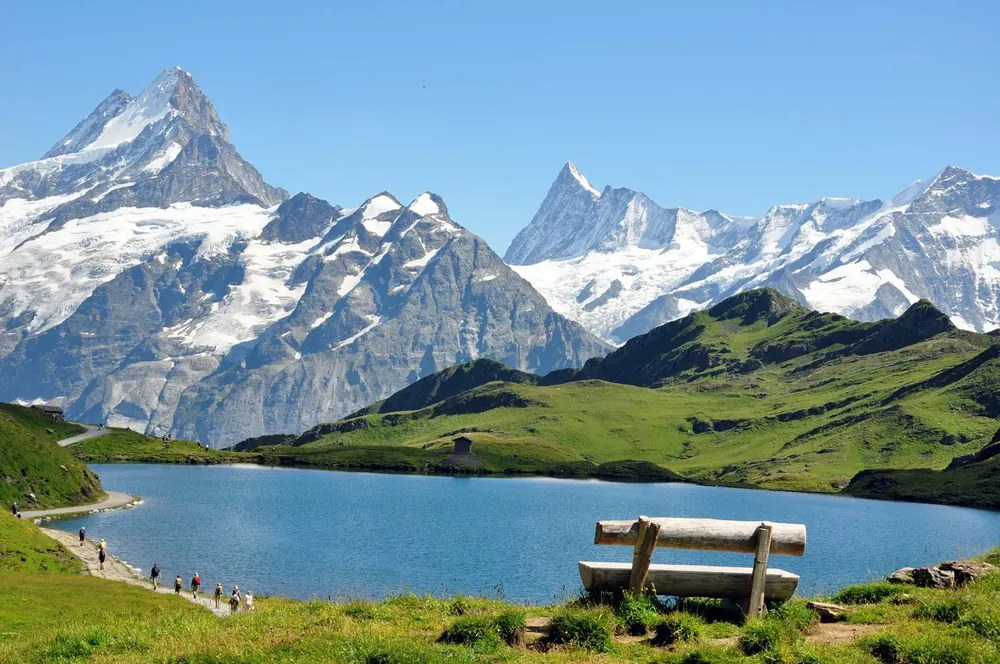
#> input picture Filtering&Bluring/Alps-Switzerland.webp, 1000 x 664 px, shrunk from 1600 x 1063 before the run, found by its file name
$ python median_b.py
#> lines starting #> are read from the running program, lines starting #| are printed output that depends on the picture
import cv2

image = cv2.imread("Filtering&Bluring\Alps-Switzerland.webp")
#> image is the input picture: shape (664, 1000, 3); mean B, G, R 156.6, 148.8, 119.8

blurred = cv2.medianBlur(image, 9)
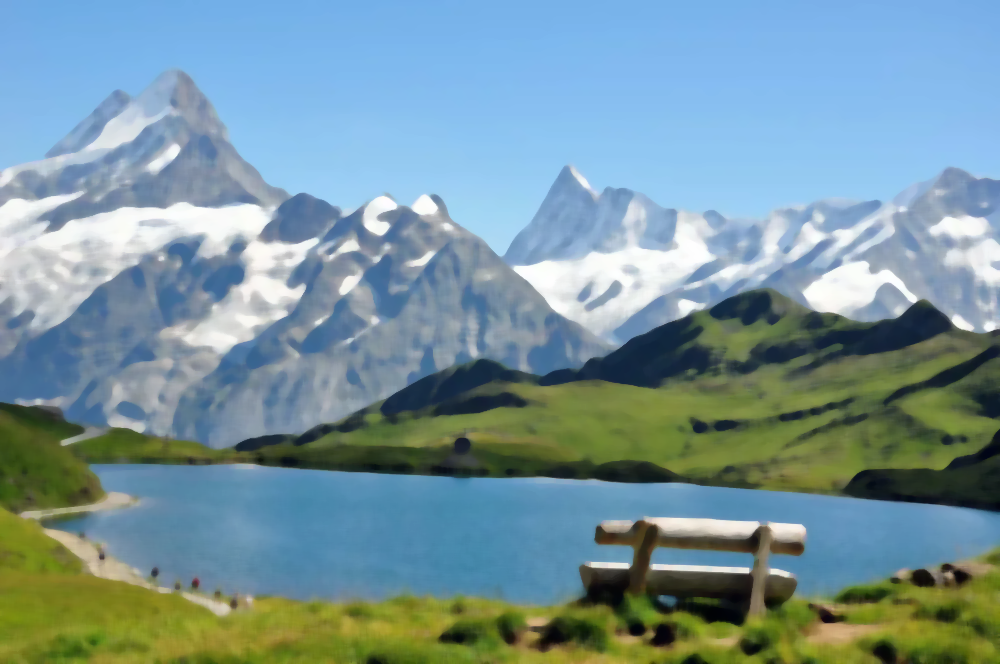
#> blurred: shape (664, 1000, 3); mean B, G, R 156.3, 148.7, 119.5

cv2.imshow("Original", image)
cv2.imshow("Clean Image", blurred)
cv2.waitKey(0)
cv2.destroyAllWindows()

$ run again, with Filtering&Bluring/images.jpg saved as Filtering&Bluring/Alps-Switzerland.webp
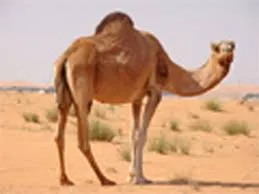
#> input picture Filtering&Bluring/images.jpg, 259 x 194 px, found by its file name
#> image is the input picture: shape (194, 259, 3); mean B, G, R 135.1, 164.1, 205.9
#> `blurred = cv2.medianBlur(image, 9)`:
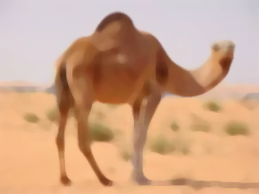
#> blurred: shape (194, 259, 3); mean B, G, R 136.2, 165.4, 207.2
